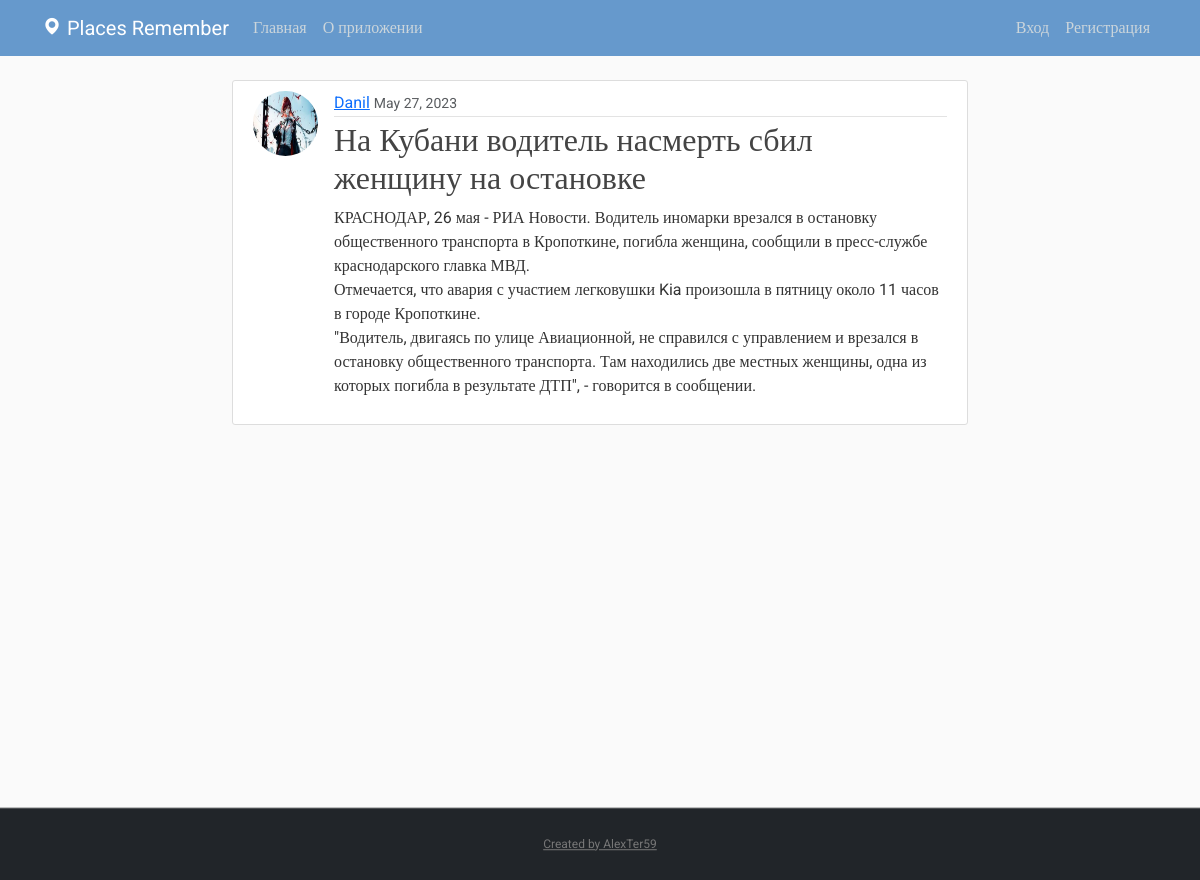
Page /post/6/ on the committed database.
### blog/models.py (models this page shows, shortened)
class Post(models.Model):
    title = models.CharField('Заголовок', max_length=100)
    content = models.TextField('Описание')
    date_posted = models.DateTimeField(default=timezone.now)
    author = models.ForeignKey(User, on_delete=models.CASCADE)

### users/models.py (models this page shows, shortened)
class Profile(models.Model):
    user = models.OneToOneField(User, on_delete=models.CASCADE)
    image = models.ImageField('Аватар', default='default.jpg', upload_to='profile_pics')
    avatar = models.CharField(max_length=100, null=True, default='/media/default.jpg', verbose_name="Фото")

### blog/views.py (the view)
# urls.py: path('post/<int:pk>/', PostDetailView.as_view(), name='post-detail'),
class PostDetailView(DetailView):
    model = Post

### blog/templates/blog/post_detail.html (shortened to what this page needs)
{% extends "blog/base.html" %}
{% block content %}
  <article class="media content-section d-flex align-items-stretch">
    <img class="rounded-circle article-img" src="{{ object.author.profile.image.url }}">
    <div class="media-body">
      <div class="article-metadata">
        <a class="mr-2" href="#">{{ object.author }}</a>
        <small class="text-muted">{{ object.date_posted|date:"F d, Y" }}</small>
      </div>
      <h2 class="article-title">{{ object.title }}</h2>
      <p class="article-content">{{ object.content }}</p>
    </div>
  </article>
{% endblock content %}

### blog/static/blog/css/main.css (style rules this page uses)
﻿body, html { width:100%; height:100% }
body { margin:0; padding:0; background: #fafafa; color: #333333; margin-top: 5rem; font-family:Roboto; }
h1, h2, h3, h4, h5, h6 { color: #444444; }
.content-section { background: #ffffff; padding: 10px 20px; border: 1px solid #dddddd; border-radius: 3px; margin-bottom: 20px; }
.article-title { color: #444444; }
.article-content { white-space: pre-line; }
.article-img { height: 65px; width: 65px; margin-right: 16px; }
.article-metadata { padding-bottom: 1px; margin-bottom: 4px; border-bottom: 1px solid #e3e3e3 }

### rows in the picture
Post: author.profile.image (picture), author "Danil", date_posted "May 27, 2023", title "На Кубани водитель насмерть сбил женщину на остановке", content "КРАСНОДАР, 26 мая - РИА Новости. Водитель иномарки врезался в остановку общественного транспорта в Кропоткине, погибла женщина, сообщили в пресс-службе краснодарского главка МВД. Отмечается, что авария с участием легковушки Kia произошла в пятницу около 11 часов в городе Кропоткине. \"Водитель, двигаясь по улице Авиационной, не справился с управлением и врезался в остановку общественного транспорта. Там находились две местных женщины, одна из которых погибла в результате ДТП\", - говорится в сообщении."
